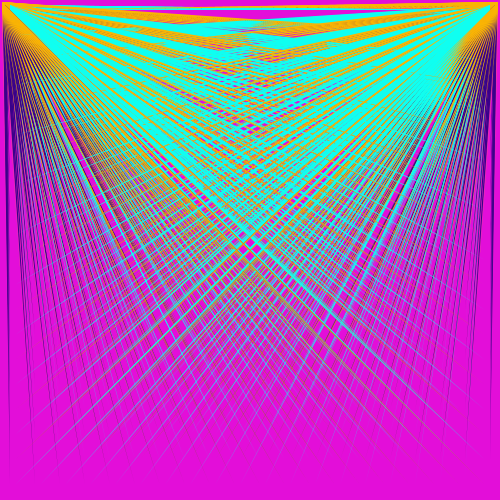
Frame 1 (no input)
Frame 60 (the mouse pressed at the canvas centre just before this capture): identical to frame 1, image omitted
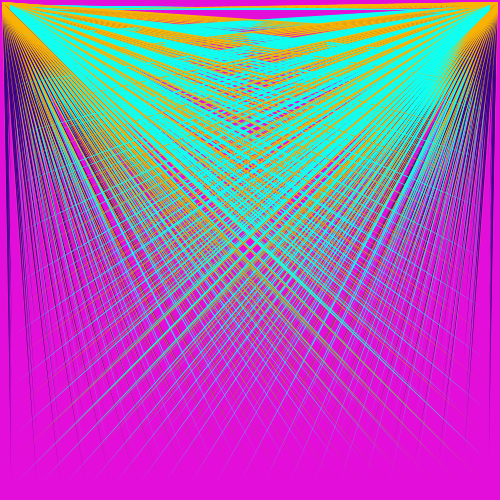
Frame 120 (the mouse held since frame 60 and released just before this capture)

The Processing sketch that drew these frames (run headless with seeded random() and noise(); from frame 60 on, the mouse is pressed at the canvas centre):

// Processing sketch: processing_113949
// ── processing_113949.pde

void setup() {
  size (500, 500);
  fill(250, 250, 250);
  smooth();
  noStroke();
}
 
void draw() {
  background(227, 14, 217);
  fill(15, 255, 241);
  float xPos;
  float yPos;
  int circleSize = 50;
  int circleDistance = 25;
 
  for (int x = 10; x<= width; x = x+circleDistance) { 
  for (int y=10; y<=height; y=y+circleDistance) {
 
    
      xPos = x + random(mouseX/100);
      yPos = y + random(mouseX/300);
 fill(15, 255, 241);
      triangle (xPos, yPos, 10, 10, 10, 5);
    
    translate (500, 0);
    scale (-1,1);
    
    
   fill (57, 1, 137);
    triangle ( xPos, yPos, 5, 5, 3, 5);
    
  fill (250, 180, 3);
    triangle ( xPos, yPos, 2, 2, 2, 5);
    

  }
  }
}
